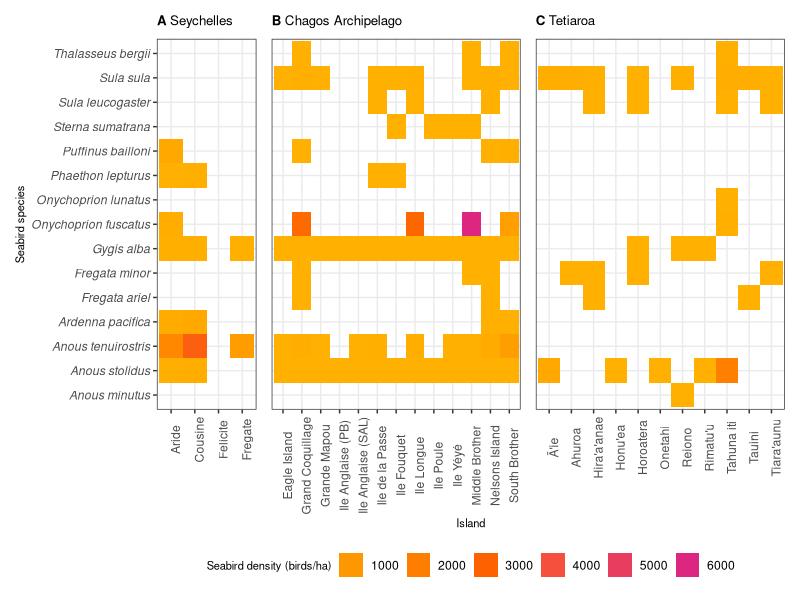

Recreate this plot in R. (Note: this script raises an error after producing the figure.)
library(tidyverse)
library(patchwork)

rm(list = ls(all = TRUE))

# ~~~~~~~~~~~~~~~~~~~~~~~~~~~~~~~~~~~~~~~~~~~~~~

# Load data ####

df <- read_csv("../data//Seabirds_Energy_Nitrogen.csv") %>%
  dplyr::select(-c(SeabirdEnergyRequirements_MJha, Ninput_kgha)) %>%
  add_row(Region = "Chagos Archipelago", Island = "South Brother", Species = "Anous minutus") %>%
  add_row(Region = "Chagos Archipelago", Island = "South Brother", Species = "Onychoprion lunatus") %>%
  add_row(Region = "Seychelles", Island = "Felicite", Species = "Sula sula") %>%
  add_row(Region = "Seychelles", Island = "Felicite", Species = "Thalasseus bergii") %>%
  add_row(Region = "Seychelles", Island = "Felicite", Species = "Sula leucogaster") %>%
  add_row(Region = "Seychelles", Island = "Felicite", Species = "Sterna sumatrana") %>%
  add_row(Region = "Seychelles", Island = "Felicite", Species = "Fregata minor") %>%
  add_row(Region = "Seychelles", Island = "Felicite", Species = "Fregata ariel") %>%
  add_row(Region = "Seychelles", Island = "Felicite", Species = "Anous minutus") %>%
  add_row(Region = "Seychelles", Island = "Felicite", Species = "Onychoprion lunatus") %>%
  add_row(Region = "Tetiaroa", Island = "Iti", Species = "Sterna sumatrana") %>%
  add_row(Region = "Tetiaroa", Island = "Iti", Species = "Puffinus bailloni") %>%
  add_row(Region = "Tetiaroa", Island = "Iti", Species = "Phaethon lepturus") %>%
  add_row(Region = "Tetiaroa", Island = "Iti", Species = "Ardenna pacifica") %>%
  add_row(Region = "Tetiaroa", Island = "Iti", Species = "Anous tenuirostris") %>%
  filter(!Species %in% c("Sternula albifrons", "Sula dactylatra", "Sterna dougallii",
         "Phaethon rubricauda", "Onychoprion anaethetus")) %>%
  mutate(Island = dplyr::case_when(
    Island == "Poule" ~ "Ile Poule",
    Island == "Grand Mapou" ~ "Grande Mapou",
    Island == "Passe" ~ "Ile de la Passe",
    Island == "Fouquet" ~ "Ile Fouquet",
    Island == "Iti" ~ "Tahuna iti",
    Island == "Ahuroa" ~ "Auroa",
    Island == "Longue" ~ "Ile Longue",
    Island == "Horotera" ~ "Oroatera",
    Island == "Nelson's Island" ~ "Nelsons Island",
    Atoll == "Peros Banhos" & Island == "Anglaise" ~ "Ile Anglaise (PB)",
    Atoll == "Salomon Islands" & Island == "Anglaise" ~ "Ile Anglaise (SAL)",
    TRUE ~ Island)) %>%
  mutate(Island = dplyr::case_when(
    Island == "Aie" ~ "Ā'ie",
    Island == "Hiraanae" ~ "Hira'a'anae",
    Island == "Auroa" ~ "Ahuroa",
    Island == "Tiaraunu" ~ "Tiara'aunu",
    Island == "Honuea" ~ "Honu'ea",
    Island == "Rimatuu" ~ "Rimatu'u",
    Island == "Oroatera" ~ "Horoatera",
    Island == "Yeye" ~ "Ile Yéyé",
    TRUE ~ Island))

levels(as.factor(df$Species))
summary(df$Density_birdsha)

# ~~~~~~~~~~~~~~~~~~~~~~~~~~~~~~~~~~~~~~~~~~~~~~

# Create the heatmap ####

g1 <- ggplot(df %>%
         filter(Region == "Seychelles"),
       aes(y = Species, x = Island, fill = Density_birdsha)) +
  geom_tile() +
  scale_fill_gradient2(high = "#DC267F", mid = "#FE6100", low = "#FFB000",
                       midpoint = 3000, limits = c(0.02,6000),
                       na.value = NA,
                       guide = guide_legend(reverse = F, nrow =  1)) +
  labs(y = "Seabird species",
       x = "Island",
       fill = "Seabird density (birds/ha)") +
  ggtitle(expression(bold("A")~"Seychelles"))


g2 <- ggplot(df %>%
         filter(Region == "Chagos Archipelago"),
       aes(y = Species, x = Island, fill = Density_birdsha)) +
  geom_tile() +
  scale_fill_gradient2(high = "#DC267F", mid = "#FE6100", low = "#FFB000",
                       midpoint = 3000, limits = c(0.02,6000),
                       na.value = NA,
                       guide = guide_legend(reverse = F, nrow =  1)) +
  labs(y = "Seabird species",
       x = "Island",
       fill = "Seabird density (birds/ha)") +
  ggtitle(expression(bold("B")~"Chagos Archipelago"))

g3 <- ggplot(df %>%
         filter(Region == "Tetiaroa"),
       aes(y = Species, x = Island, fill = Density_birdsha)) +
  geom_tile() +
  scale_fill_gradient2(high = "#DC267F", mid = "#FE6100", low = "#FFB000",
                       midpoint = 3000, limits = c(0.02,6000),
                       na.value = NA,
                       guide = guide_legend(reverse = F, nrow =  1)) +
  labs(y = "Seabird species",
       x = "Island",
       fill = "Seabird density (birds/ha)") +
  ggtitle(expression(bold("C")~"Tetiaroa"))


g1 + g2 + g3 +
  plot_layout(ncol = 3, widths = c(0.8, 2, 2),
              guides = "collect", axes = "collect") &
  theme_bw() +
  theme(legend.position = "bottom",
        axis.text.y = element_text(face = "italic"),
        axis.text.x = element_text(angle = 90),
        title = element_text(size = 8))

ggsave("../figures/Supp_Fig1_Seabird_density_islands.png", width = 8, height = 6)
